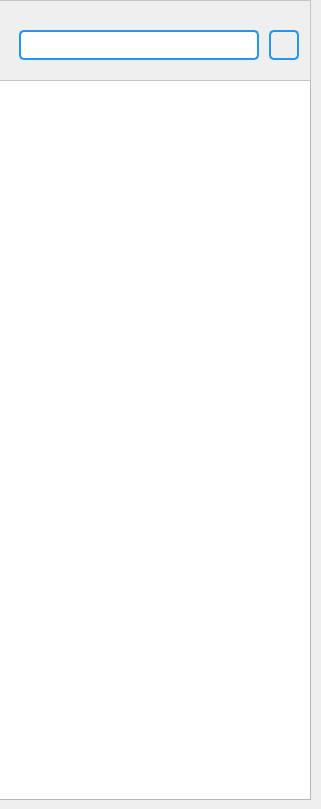
   <widget class="QWidget" name="msgpage1">
    <widget class="QWidget" name="widget_7" native="true">
     <property name="geometry">
      <rect>
       <x>-1</x>
       <y>0</y>
       <width>312</width>
       <height>81</height>
      </rect>
     </property>
     <property name="styleSheet">
      <string notr="true">border:1px solid  #c5c5c5;</string>
     </property>
     <widget class="QPushButton" name="pushButton">
      <property name="geometry">
       <rect>
        <x>270</x>
        <y>30</y>
        <width>30</width>
        <height>30</height>
       </rect>
      </property>
      <property name="toolTip">
       <string>创建群聊</string>
      </property>
      <property name="styleSheet">
       <string notr="true">border:2px solid #2196f3;
border-radius:5px</string>
      </property>
      <property name="text">
       <string/>
      </property>
      <property name="icon">
       <iconset resource="img.qrc">
        <normaloff>:/chat/plus.svg</normaloff>:/chat/plus.svg</iconset>
      </property>
     </widget>
     <widget class="QLineEdit" name="lineEdit">
      <property name="geometry">
       <rect>
        <x>20</x>
        <y>30</y>
        <width>240</width>
        <height>30</height>
       </rect>
      </property>
      <property name="styleSheet">
       <string notr="true">border:2px solid #2196f3;
border-radius:5px</string>
      </property>
     </widget>
    </widget>
    <widget class="QListWidget" name="message_listWidget">
     <property name="geometry">
      <rect>
       <x>-1</x>
       <y>80</y>
       <width>312</width>
       <height>720</height>
      </rect>
     </property>
     <property name="styleSheet">
      <string notr="true">QListWidget
{
background-color: rgb(223, 223, 223);
QMenu::icon { display: none; };
}

QListWidget::item{
height:80px;
border:0px;
background:rgb(223, 223, 223);
}
QScrollBar:vertical
{
    width:10px;
    background:rgb(223,223,223);
    margin:0px,0px,0px,0px;
    padding-top:0px;
    padding-bottom:0px;
}
QScrollBar::handle:vertical
{
    width:10px;
    background:#8d8d8d;
    border-radius:3px;
    height:5;
}
QListWidget::Item:hover
{
	background-color:rgba(244,244,244,1);
}
/*列表每个item在被选中时的属性值*/
QListWidget::item:selected
{
   background-color:rgba(210,210,210,1);
   border:0px;
}






        







        

</string>
     </property>
    </widget>
    <zorder>message_listWidget</zorder>
    <zorder>widget_7</zorder>
   </widget>
